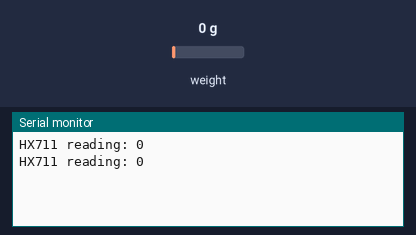
Recording of a sketch running on a simulated ESP32. On the bench: the last lines printed to the serial monitor. Inputs (shaded band) come from the test bench; at power-on: weight on the scale 0 g.

Above: at 2.0 s.
2.1 s: weight on the scale set to 100 g
At 3.0 s:
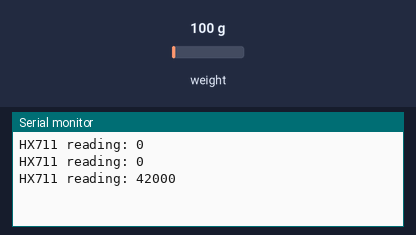
3.6 s: weight on the scale set to 1250 g
At 5.4 s:
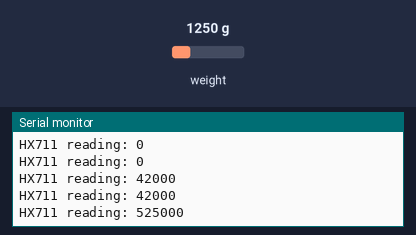
Timing chart, 0 to 6.9 s (numbered marks = the images above; inputs shaded):
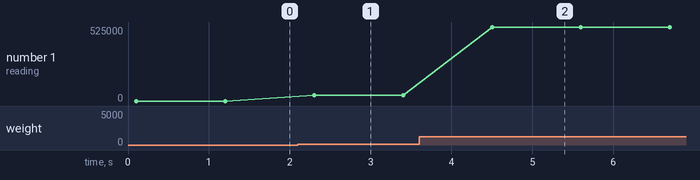

Measured:
- after the input at 2.1 s, the serial monitor: prints a new line after 0.20 s (image 1)
- after the input at 3.6 s, the serial monitor: prints a new line after 0.90 s (image 2)
- plotted number 1: 0 → 42000 after the input at 2.1 s, 42000 → 525000 after the input at 3.6 s

The sketch:

force_sensor_test_esp32.ino
```cpp
#include "HX711.h"

// HX711 circuit wiring
const int LOADCELL_DOUT_PIN = 22;
const int LOADCELL_SCK_PIN = 23;

HX711 scale;

void setup() {
  Serial.begin(9600);

  scale.begin(LOADCELL_DOUT_PIN, LOADCELL_SCK_PIN);

  if (scale.is_ready()) {
    //scale.tare();
    scale.set_scale();
  }
  else {
    Serial.println("HX711 not found.");
  }
}

void loop() {

  if (scale.is_ready()) {
    long reading = scale.get_units(1);
    Serial.print("HX711 reading: ");
    Serial.println(reading);
  }
  else {
    Serial.println("HX711 not found.");
  }
  delay(1000);
}
```
